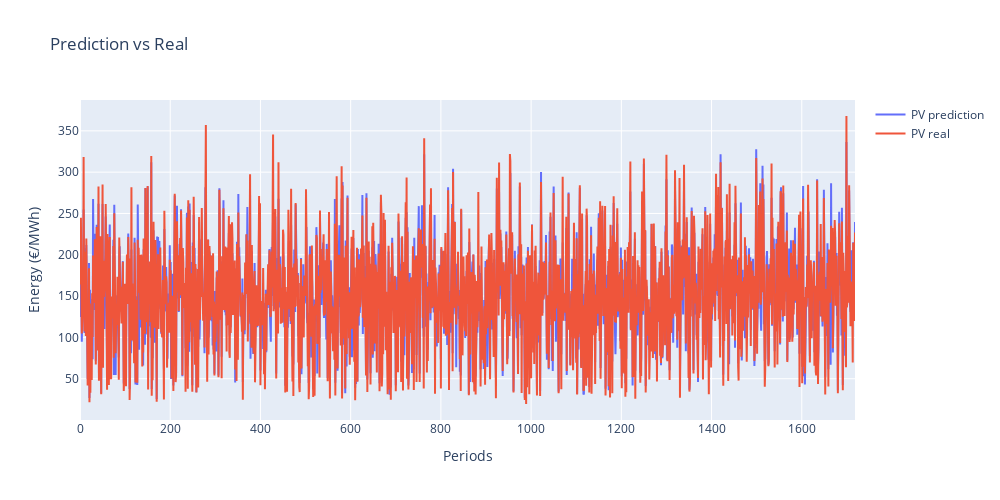

Source (notebook cell):
### Code cell
# Plot the same with better color

import plotly.graph_objects as go 

init = list(range(len(y_predict_inv)))
y_predict_plot = pd.DataFrame(data=y_predict_inv, index=init, columns=['predict'])
y_test_plot = pd.DataFrame(data=y_test_inv, index=init, columns=['test'])


# We create figure
fig = go.Figure()
fig.add_trace(go.Scatter(x=init, y=y_predict_plot['predict'][init],
                    mode='lines',
                    name='PV prediction'))
fig.add_trace(go.Scatter(x=init, y=y_test_plot['test'][init],
                     mode='lines', name='PV real'))


# We edit figure
fig.update_layout(autosize=False,
                  width=1000,
                    height=500,
                    title='Prediction vs Real',
                   xaxis_title='Periods',
                   yaxis_title='Energy (€/MWh)')


fig.show()

### Figure 1 — Plotly figure (JSON) as saved in the notebook; plotly's stock layout.template omitted (floating-point values rounded to 4 significant figures; data arrays with more than 128 entries replaced by an {"elided": "..."} marker saying what was removed)
{"data": [{"mode": "lines", "name": "PV prediction", "type": "scatter", "x": {"elided": "1719 int values"}, "y": {"elided": "1719 float values"}}, {"mode": "lines", "name": "PV real", "type": "scatter", "x": {"elided": "1719 int values"}, "y": {"elided": "1719 float values"}}], "layout": {"autosize": false, "height": 500, "title": {"text": "Prediction vs Real"}, "width": 1000, "xaxis": {"title": {"text": "Periods"}}, "yaxis": {"title": {"text": "Energy (€/MWh)"}}}}
